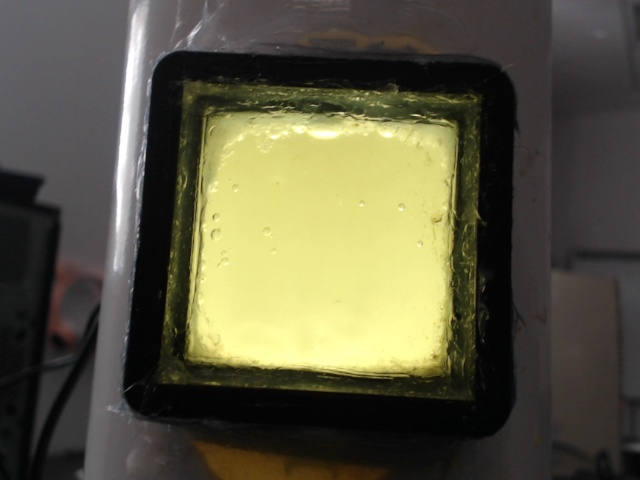
#> input picture data/photos/2025/01/31/photo_20250131_113025.jpg, 640 x 480 px
$ python -i image_features.py   (imports and definitions only)
#> lines starting #> are read from the running program, lines starting #| are printed output that depends on the picture
import cv2
import numpy as np


def extract_rgb_features(filepath):

    image = cv2.imread(filepath)
#> image is the input picture: shape (480, 640, 3); mean B, G, R 65.7, 87.4, 90.4
    image = cv2.cvtColor(image, cv2.COLOR_BGR2RGB)

    h, w = image.shape[:2]
#> h = 480; w = 640

    roi = image[
        int((h-250)/2):int((h+250)/2),
        int((w-250)/2):int((w+250)/2)
    ]
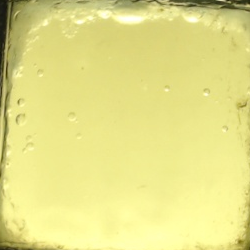
#> roi: shape (250, 250, 3); mean R, G, B 228, 223.5, 135.6

    blue, green, red = cv2.split(roi)
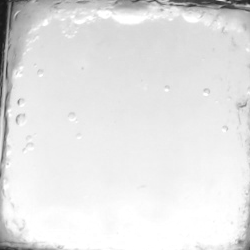
#> blue: shape (250, 250); min 23, max 255, mean 228
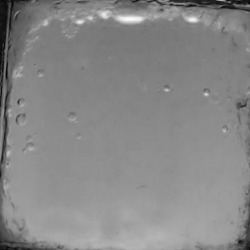
#> red: shape (250, 250); min 0, max 250, mean 135.6
    intensity = cv2.cvtColor(roi, cv2.COLOR_RGB2GRAY)

    return (
        float(np.mean(red)),
        float(np.mean(green)),
        float(np.mean(blue)),
        float(np.mean(intensity)),
    )

>>> result = extract_rgb_features('../../data/photos/2025/01/31/photo_20250131_113025.jpg')
#> result = (135.6, 223.5, 228, 214.9)

$ run again, on data/photos/2025/01/31/photo_20250131_220000.jpg
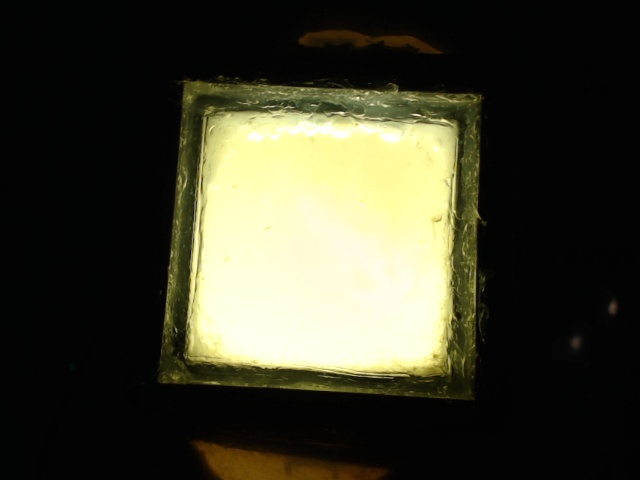
#> input picture data/photos/2025/01/31/photo_20250131_220000.jpg, 640 x 480 px
#> in extract_rgb_features, image is the input picture: shape (480, 640, 3); mean B, G, R 45.9, 62.2, 63
#> in extract_rgb_features, `blue, green, red = cv2.split(roi)`:
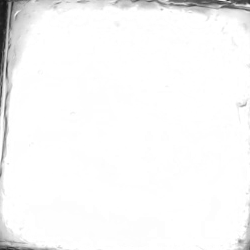
#> blue: shape (250, 250); min 19, max 255, mean 247.1
#> in extract_rgb_features, `blue, green, red = cv2.split(roi)`:
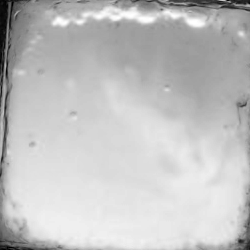
#> red: shape (250, 250); min 0, max 255, mean 193.4
#> result = (193.4, 245.9, 247.1, 240.4)
